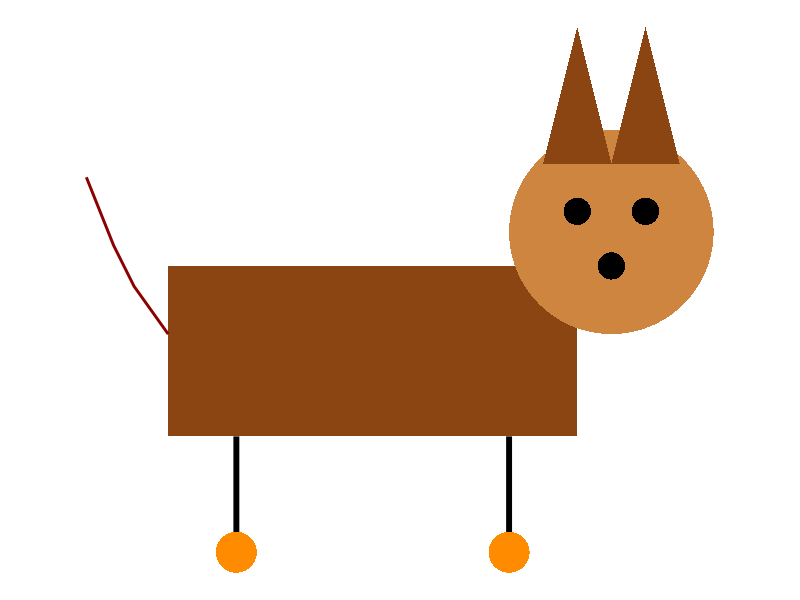
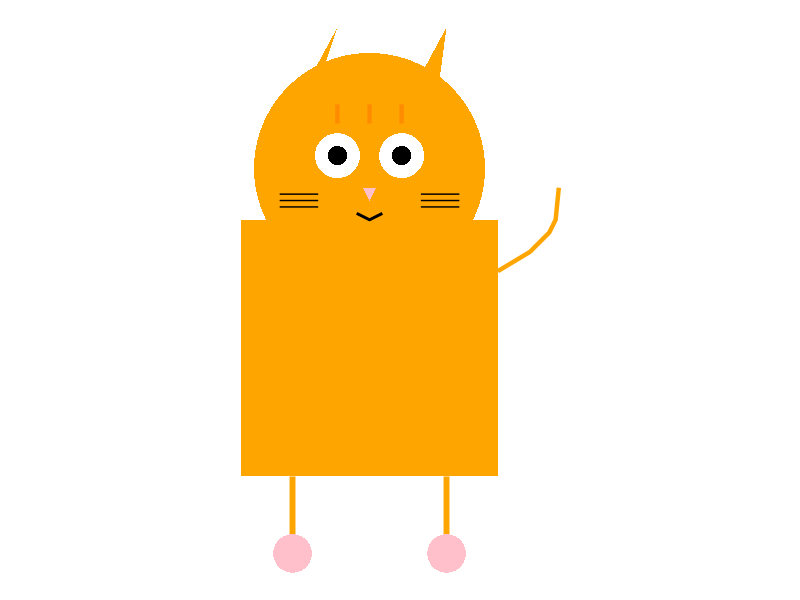
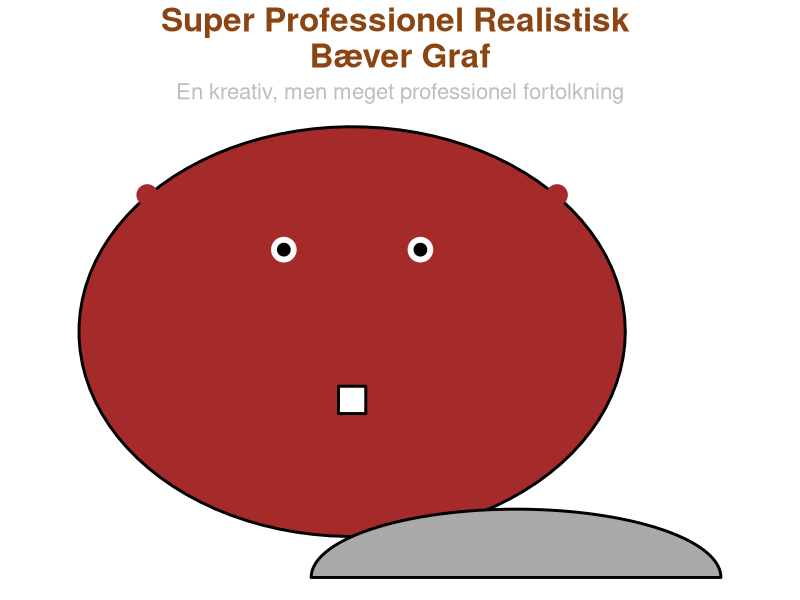

Recreate these plots in R, in order.
## ---- chunk 1
# Load necessary libraries
library(tidyverse)
library(ggplot2)
## ---- chunk 2
#How to dog ruuuff

# Create a function to generate a circle, useful for head and eyes
generate_circle <- function(center = c(0, 0), radius = 1, npoints = 100){
  theta <- seq(0, 2 * pi, length.out = npoints)
  x <- center[1] + radius * cos(theta)
  y <- center[2] + radius * sin(theta)
  return(data.frame(x = x, y = y))
}

# Body of the dog
body <- data.frame(
  x = c(2, 8, 8, 2), 
  y = c(2.5, 2.5, 5, 5)
)

# Head - circle shape
head <- generate_circle(center = c(8.5, 5.5), radius = 1.5)

# Ears - triangles
left_ear <- data.frame(x = c(7.5, 8, 8.5), y = c(6.5, 8.5, 6.5))
right_ear <- data.frame(x = c(8.5, 9, 9.5), y = c(6.5, 8.5, 6.5))

# Eyes - smaller circles
left_eye <- generate_circle(center = c(8, 5.8), radius = 0.2)
right_eye <- generate_circle(center = c(9, 5.8), radius = 0.2)

# Nose - small circle
nose <- generate_circle(center = c(8.5, 5), radius = 0.2)

# Tail - a curve (approximated by multiple points)
tail <- data.frame(
  x = c(2, 1.5, 1.2, 1, 0.8), 
  y = c(4, 4.7, 5.3, 5.8, 6.3)
)

# Legs - line segments
left_leg <- data.frame(x = c(3, 3), y = c(2.5, 1))
right_leg <- data.frame(x = c(7, 7), y = c(2.5, 1))

# Paws - circles at the bottom of the legs
left_paw <- generate_circle(center = c(3, 0.8), radius = 0.3)
right_paw <- generate_circle(center = c(7, 0.8), radius = 0.3)

# Plot the dog
ggplot() +
  # Draw the body
  geom_polygon(data = body, aes(x = x, y = y), fill = "saddlebrown") +
  
  # Draw the head
  geom_polygon(data = head, aes(x = x, y = y), fill = "peru") +
  
  # Draw the ears
  geom_polygon(data = left_ear, aes(x = x, y = y), fill = "saddlebrown") +
  geom_polygon(data = right_ear, aes(x = x, y = y), fill = "saddlebrown") +
  
  # Draw the eyes
  geom_polygon(data = left_eye, aes(x = x, y = y), fill = "black") +
  geom_polygon(data = right_eye, aes(x = x, y = y), fill = "black") +
  
  # Draw the nose
  geom_polygon(data = nose, aes(x = x, y = y), fill = "black") +
  
  # Draw the legs
  geom_segment(aes(x = left_leg$x[1], y = left_leg$y[1], 
                   xend = left_leg$x[2], yend = left_leg$y[2]), size = 2) +
  geom_segment(aes(x = right_leg$x[1], y = right_leg$y[1], 
                   xend = right_leg$x[2], yend = right_leg$y[2]), size = 2) +
  
  # Draw the paws
  geom_polygon(data = left_paw, aes(x = x, y = y), fill = "darkorange") +
  geom_polygon(data = right_paw, aes(x = x, y = y), fill = "darkorange") +
  
  # Draw the tail
  geom_line(data = tail, aes(x = x, y = y), size = 1, color = "darkred") +
  
  # Theme and final adjustments
  coord_fixed() +  # Ensure fixed aspect ratio
  theme_void()     # Remove axes and background


## ---- chunk 3

# Function to generate a circle, useful for the head, eyes, nose, etc.
generate_circle <- function(center = c(0, 0), radius = 1, npoints = 100){
  theta <- seq(0, 2 * pi, length.out = npoints)
  x <- center[1] + radius * cos(theta)
  y <- center[2] + radius * sin(theta)
  return(data.frame(x = x, y = y))
}

# Body of the cat - large oval
body <- data.frame(
  x = c(3, 7, 7, 3), 
  y = c(2, 2, 6, 6)
)

# Head - a larger circle
head <- generate_circle(center = c(5, 6.8), radius = 1.8)

# Ears - triangular shapes
left_ear <- data.frame(x = c(3.8, 4.5, 4), y = c(7.7, 9, 7.5))
right_ear <- data.frame(x = c(5.5, 6.2, 6), y = c(7.7, 9, 7.5))

# Eyes - large ovals
left_eye <- generate_circle(center = c(4.5, 7), radius = 0.35)
right_eye <- generate_circle(center = c(5.5, 7), radius = 0.35)

# Pupils - smaller circles inside eyes
left_pupil <- generate_circle(center = c(4.5, 7), radius = 0.15)
right_pupil <- generate_circle(center = c(5.5, 7), radius = 0.15)

# Nose - small triangle
nose <- data.frame(x = c(4.9, 5.1, 5), y = c(6.5, 6.5, 6.3))

# Mouth - small curve
mouth <- data.frame(x = c(4.8, 5, 5.2), y = c(6.1, 6.0, 6.1))

# Whiskers - straight lines on both sides of the nose
left_whiskers <- data.frame(x = c(4.2, 4.2, 4.2), y = c(6.3, 6.4, 6.2))
right_whiskers <- data.frame(x = c(5.8, 5.8, 5.8), y = c(6.3, 6.4, 6.2))

# Stripes on the forehead - three short lines
stripes <- data.frame(
  x = c(4.5, 5, 5.5), 
  xend = c(4.5, 5, 5.5), 
  y = c(7.8, 7.8, 7.8), 
  yend = c(7.5, 7.5, 7.5)
)

# Tail - a curve (represented as points)
tail <- data.frame(
  x = c(7, 7.5, 7.8, 7.9, 7.95), 
  y = c(5.2, 5.5, 5.8, 6, 6.5)
)

# Legs - line segments for front and back legs
left_leg <- data.frame(x = c(3.8, 3.8), y = c(2, 1))
right_leg <- data.frame(x = c(6.2, 6.2), y = c(2, 1))

# Paws - circles for paws at the bottom of legs
left_paw <- generate_circle(center = c(3.8, 0.8), radius = 0.3)
right_paw <- generate_circle(center = c(6.2, 0.8), radius = 0.3)

# Plot the cat
ggplot() +
  # Draw the body
  geom_polygon(data = body, aes(x = x, y = y), fill = "orange") +
  
  # Draw the head
  geom_polygon(data = head, aes(x = x, y = y), fill = "orange") +
  
  # Draw the ears
  geom_polygon(data = left_ear, aes(x = x, y = y), fill = "orange") +
  geom_polygon(data = right_ear, aes(x = x, y = y), fill = "orange") +
  
  # Draw the eyes
  geom_polygon(data = left_eye, aes(x = x, y = y), fill = "white") +
  geom_polygon(data = right_eye, aes(x = x, y = y), fill = "white") +
  
  # Draw the pupils
  geom_polygon(data = left_pupil, aes(x = x, y = y), fill = "black") +
  geom_polygon(data = right_pupil, aes(x = x, y = y), fill = "black") +
  
  # Draw the nose
  geom_polygon(data = nose, aes(x = x, y = y), fill = "pink") +
  
  # Draw the mouth
  geom_line(data = mouth, aes(x = x, y = y), size = 1, color = "black") +
  
  # Draw the whiskers
  geom_segment(data = left_whiskers, aes(x = x, y = y, xend = x - 0.6, yend = y), color = "black") +
  geom_segment(data = right_whiskers, aes(x = x, y = y, xend = x + 0.6, yend = y), color = "black") +
  
  # Draw the stripes on the forehead
  geom_segment(data = stripes, aes(x = x, y = y, xend = xend, yend = yend), size = 1.5, color = "darkorange") +
  
  # Draw the tail
  geom_line(data = tail, aes(x = x, y = y), size = 1.5, color = "orange") +
  
  # Draw the legs
  geom_segment(aes(x = left_leg$x[1], y = left_leg$y[1], 
                   xend = left_leg$x[2], yend = left_leg$y[2]), size = 2, color = "orange") +
  geom_segment(aes(x = right_leg$x[1], y = right_leg$y[1], 
                   xend = right_leg$x[2], yend = right_leg$y[2]), size = 2, color = "orange") +
  
  # Draw the paws
  geom_polygon(data = left_paw, aes(x = x, y = y), fill = "pink") +
  geom_polygon(data = right_paw, aes(x = x, y = y), fill = "pink") +
  
  # Theme and final adjustments
  coord_fixed() +  # Ensure fixed aspect ratio
  theme_void()     # Remove axes and background

## ---- chunk 4
fire = 2+2
## ---- chunk 5
some_date <- 4
some_other_data <- 9

data_sum <- some_date + some_other_data
## ---- chunk 6
random_vector <- c(1,4,6,4,9,6,2,3,5)
## ---- chunk 7
print("Hej til tirsdagen, vær søde ved hinanden")
## ---- chunk 8

hey <- 1000 + 60

print(hey)
## ---- chunk 9
2+2
#er det lig 4!?
## ---- chunk 10
y <- 2+2 
#er det lig fire
print(y)
## ---- chunk 11

# Bæverens krop som en ellipse (ovalt formet)
krop <- data.frame(
  x = cos(seq(0, 2*pi, length.out = 100)) * 2,   # Justerer x-skala for oval krop
  y = sin(seq(0, 2*pi, length.out = 100)) * 1.5  # Justerer y-skala for oval krop
)

# Halen som en aflang ellipse
hale <- data.frame(
  x = 1.2 + cos(seq(0, pi, length.out = 100)) * 1.5,  # Aflang hale, der starter ved kroppens bagende
  y = sin(seq(0, pi, length.out = 100)) * 0.5 - 1.8
)

# Øjne som cirkler
øjne <- data.frame(
  x = c(-0.5, 0.5),  # Position for øjnene
  y = c(0.6, 0.6)
)

# Øre som små cirkler
øre <- data.frame(
  x = c(-1.5, 1.5),  # Position for ørerne
  y = c(1.0, 1.0)
)

# Bæverens tænder som to rektangler
tænder <- data.frame(
  x = c(-0.1, 0.1, 0.1, -0.1),
  y = c(-0.4, -0.4, -0.6, -0.6)
)

# Tegn den samlede bæver med ggplot
ggplot() +
  # Tegn kroppen
  geom_polygon(data = krop, aes(x = x, y = y), fill = "brown", color = "black", size = 1) +
  
  # Tegn halen
  geom_polygon(data = hale, aes(x = x, y = y), fill = "darkgray", color = "black", size = 1) +
  
  # Tegn øjne
  geom_point(data = øjne, aes(x = x, y = y), size = 8, color = "white") +   # Hvide øjne
  geom_point(data = øjne, aes(x = x, y = y), size = 4, color = "black") +   # Sorte pupiller

  # Tegn ører
  geom_point(data = øre, aes(x = x, y = y), size = 6, color = "brown", shape = 21, fill = "brown", stroke = 1) +
  
  # Tegn tænder
  geom_polygon(data = tænder, aes(x = x, y = y), fill = "white", color = "black", size = 1) +
  
  # Tema for et rent og professionelt look
  theme_void() +   # Fjern akser og baggrund
  coord_fixed() +  # Bevar proportionerne
  labs(
    title = "Super Professionel Realistisk \nBæver Graf",
    subtitle = "En kreativ, men meget professionel fortolkning"
  ) +
  theme(
    plot.title = element_text(hjust = 0.5, size = 24, face = "bold", color = "saddlebrown"),
    plot.subtitle = element_text(hjust = 0.5, size = 16, color = "gray")
  )
